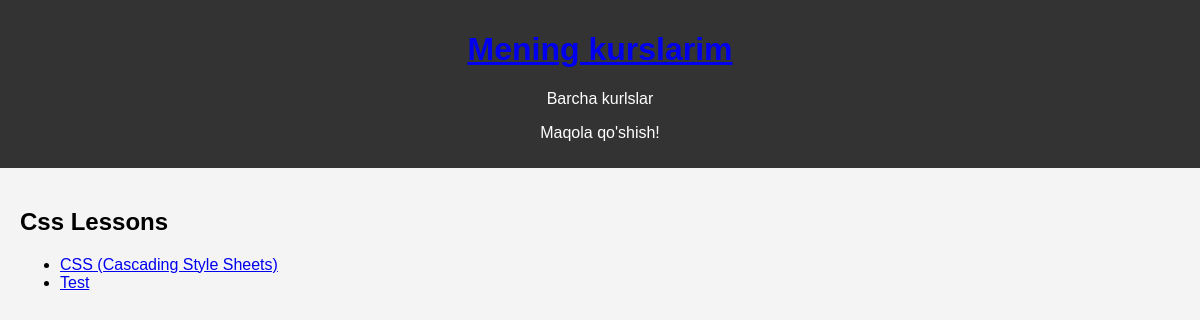
Screenshot of /courses/2/lessons/ with the database file from the repository.
### app/models.py (models this page shows, shortened)
class Course(models.Model):
    name = models.CharField(max_length=100)
    description = models.TextField()

class Lesson(models.Model):
    course = models.ForeignKey(Course, related_name='lessons', on_delete=models.CASCADE)
    title = models.CharField(max_length=100)
    content = models.TextField()

### app/views.py (the view)
# urls.py: path('courses/<int:course_id>/lessons/', views.lesson_list, name='lesson_list'),
def lesson_list(request, course_id):
    course = get_object_or_404(Course, pk=course_id)
    lessons = course.lessons.all()
    return render(request, 'app/lesson_list.html', {'course': course, 'lessons': lessons})

### templates/app/lesson_list.html
{% extends 'base.html' %}
{% block content %}
    <h2>{{ course.name }} Lessons</h2>
    <ul>
        {% for lesson in lessons %}
            <li><a href="{% url 'lesson_detail' lesson.id %}">{{ lesson.title }}</a></li>
        {% endfor %}
    </ul>
{% endblock %}

### static/css/style.css (style rules this page uses)
body { font-family: Arial, sans-serif; background-color: #f4f4f4; margin: 0; padding: 0; }

### rows the page displays
Course: name "Css"
Lesson: title "CSS (Cascading Style Sheets)"
Lesson: title "Test"
